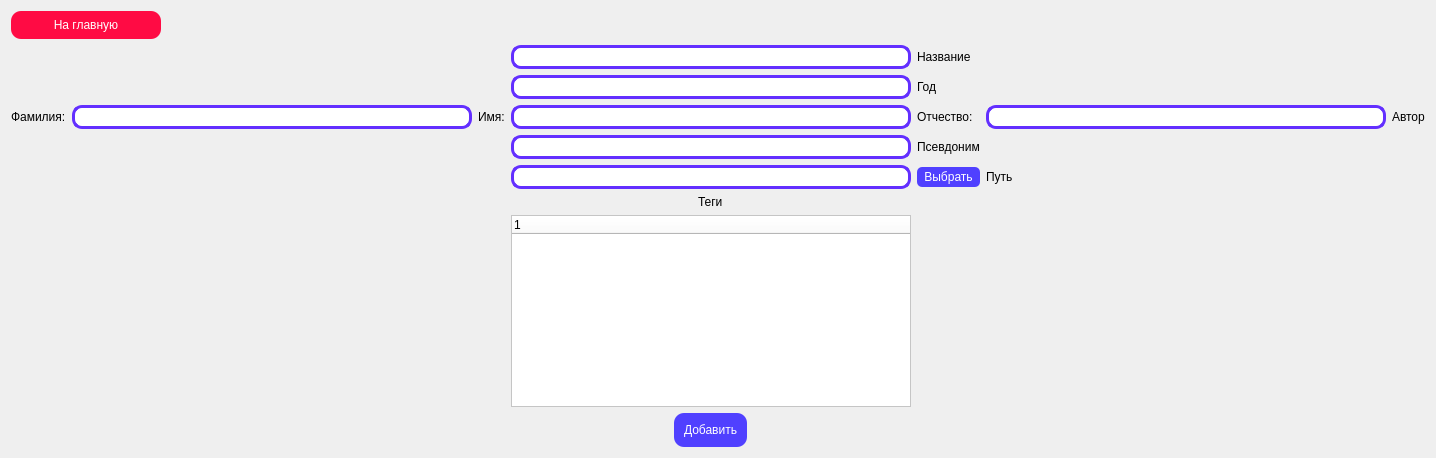
          <widget class="QWidget" name="add_book_window_in_stacked_widget">
           <layout class="QGridLayout" name="gridLayout_5">
            <item row="0" column="0">
             <widget class="QPushButton" name="back_to_main_window_add_book">
              <property name="maximumSize">
               <size>
                <width>150</width>
                <height>16777215</height>
               </size>
              </property>
              <property name="styleSheet">
               <string notr="true">background-color: rgb(255, 11, 68);
color: white;
font: 55 12pt &quot;MS Shell Dlg 2&quot;;
border-radius: 10px;
padding: 7px;</string>
              </property>
              <property name="text">
               <string>На главную</string>
              </property>
             </widget>
            </item>
            <item row="1" column="0">
             <layout class="QGridLayout" name="gridLayout_4">
              <item row="2" column="2" alignment="Qt::AlignRight">
               <widget class="QLabel" name="window_add_book_labelFirstName">
                <property name="styleSheet">
                 <string notr="true">font: 75 12pt &quot;MS Shell Dlg 2&quot;;</string>
                </property>
                <property name="text">
                 <string>Имя:</string>
                </property>
               </widget>
              </item>
              <item row="2" column="5">
               <widget class="QLineEdit" name="window_add_book_middlename">
                <property name="minimumSize">
                 <size>
                  <width>400</width>
                  <height>0</height>
                 </size>
                </property>
                <property name="styleSheet">
                 <string notr="true">background-color: rgb(255, 255, 255);
border-radius: 10px;
padding: 1px;
font: 55 12pt &quot;MS Shell Dlg 2&quot;;
border: 3px solid rgb(99, 47, 255);</string>
                </property>
               </widget>
              </item>
              <item row="2" column="4">
               <widget class="QLabel" name="window_add_book_labelMiddleName">
                <property name="styleSheet">
                 <string notr="true">font: 75 12pt &quot;MS Shell Dlg 2&quot;;</string>
                </property>
                <property name="text">
                 <string>Отчество:</string>
                </property>
               </widget>
              </item>
              <item row="2" column="6">
               <widget class="QLabel" name="window_add_book_labelAuthor">
                <property name="styleSheet">
                 <string notr="true">font: 75 12pt &quot;MS Shell Dlg 2&quot;;</string>
                </property>
                <property name="text">
                 <string>Автор</string>
                </property>
               </widget>
              </item>
              <item row="2" column="0" alignment="Qt::AlignRight">
               <widget class="QLabel" name="window_add_book_labelLastName">
                <property name="styleSheet">
                 <string notr="true">font: 75 12pt &quot;MS Shell Dlg 2&quot;;</string>
                </property>
                <property name="text">
                 <string>Фамилия:</string>
                </property>
               </widget>
              </item>
              <item row="2" column="1">
               <widget class="QLineEdit" name="window_add_book_lastname">
                <property name="minimumSize">
                 <size>
                  <width>400</width>
                  <height>0</height>
                 </size>
                </property>
                <property name="styleSheet">
                 <string notr="true">background-color: rgb(255, 255, 255);
border-radius: 10px;
padding: 1px;
font: 55 12pt &quot;MS Shell Dlg 2&quot;;
border: 3px solid rgb(99, 47, 255);</string>
                </property>
               </widget>
              </item>
              <item row="0" column="4">
               <widget class="QLabel" name="window_add_book_labelName">
                <property name="styleSheet">
                 <string notr="true">font: 75 12pt &quot;MS Shell Dlg 2&quot;;</string>
                </property>
                <property name="text">
                 <string>Название</string>
                </property>
               </widget>
              </item>
              <item row="0" column="3">
               <widget class="QLineEdit" name="window_add_book_name_book">
                <property name="minimumSize">
                 <size>
                  <width>400</width>
                  <height>0</height>
                 </size>
                </property>
                <property name="styleSheet">
                 <string notr="true">background-color: rgb(255, 255, 255);
border-radius: 10px;
padding: 1px;
font: 55 12pt &quot;MS Shell Dlg 2&quot;;
border: 3px solid rgb(99, 47, 255);</string>
                </property>
               </widget>
              </item>
              <item row="1" column="3">
               <widget class="QLineEdit" name="window_add_book_year">
                <property name="minimumSize">
                 <size>
                  <width>400</width>
                  <height>0</height>
                 </size>
                </property>
                <property name="styleSheet">
                 <string notr="true">background-color: rgb(255, 255, 255);
border-radius: 10px;
padding: 1px;
font: 55 12pt &quot;MS Shell Dlg 2&quot;;
border: 3px solid rgb(99, 47, 255);</string>
                </property>
               </widget>
              </item>
              <item row="1" column="4">
               <widget class="QLabel" name="window_add_book_labelYear">
                <property name="styleSheet">
                 <string notr="true">font: 75 12pt &quot;MS Shell Dlg 2&quot;;</string>
                </property>
                <property name="text">
                 <string>Год</string>
                </property>
               </widget>
              </item>
              <item row="11" column="3">
               <widget class="QTreeWidget" name="window_add_book_treeWidget">
                <property name="minimumSize">
                 <size>
                  <width>400</width>
                  <height>0</height>
                 </size>
                </property>
                <property name="styleSheet">
                 <string notr="true">background-color: rgb(255, 255, 255);</string>
                </property>
                <column>
                 <property name="text">
                  <string notr="true">1</string>
                 </property>
                </column>
               </widget>
              </item>
              <item row="14" column="3" alignment="Qt::AlignHCenter">
               <widget class="QPushButton" name="window_add_book_btn_add">
                <property name="styleSheet">
                 <string notr="true">background-color: rgb(80, 64, 255);
color: white;
font: 75 12pt &quot;MS Shell Dlg 2&quot;;
border-radius: 10px;
padding: 10px;</string>
                </property>
                <property name="text">
                 <string>Добавить</string>
                </property>
               </widget>
              </item>
              <item row="3" column="4">
               <widget class="QLabel" name="window_add_book_nickname">
                <property name="styleSheet">
                 <string notr="true">font: 75 12pt &quot;MS Shell Dlg 2&quot;;</string>
                </property>
                <property name="text">
                 <string>Псевдоним</string>
                </property>
               </widget>
              </item>
              <item row="3" column="3">
               <widget class="QLineEdit" name="window_add_book_nikname">
                <property name="minimumSize">
                 <size>
                  <width>400</width>
                  <height>0</height>
                 </size>
                </property>
                <property name="styleSheet">
                 <string notr="true">background-color: rgb(255, 255, 255);
border-radius: 10px;
padding: 1px;
font: 55 12pt &quot;MS Shell Dlg 2&quot;;
border: 3px solid rgb(99, 47, 255);</string>
                </property>
               </widget>
              </item>
              <item row="6" column="4">
               <widget class="QPushButton" name="window_add_book_btn_choose">
                <property name="maximumSize">
                 <size>
                  <width>16777215</width>
                  <height>16777215</height>
                 </size>
                </property>
                <property name="baseSize">
                 <size>
                  <width>150</width>
                  <height>0</height>
                 </size>
                </property>
                <property name="styleSheet">
                 <string notr="true">background-color: rgb(80, 64, 255);
color: white;
font: 35 12pt &quot;MS Shell Dlg 2&quot;;
border-radius: 5px;
padding: 3px;</string>
                </property>
                <property name="text">
                 <string>Выбрать</string>
                </property>
               </widget>
              </item>
              <item row="8" column="3" alignment="Qt::AlignHCenter">
               <widget class="QLabel" name="window_add_book_labelTags">
                <property name="styleSheet">
                 <string notr="true">font: 75 12pt &quot;MS Shell Dlg 2&quot;;</string>
                </property>
                <property name="text">
                 <string>Теги</string>
                </property>
               </widget>
              </item>
              <item row="6" column="5">
               <widget class="QLabel" name="window_add_book_labelPath">
                <property name="styleSheet">
                 <string notr="true">font: 75 12pt &quot;MS Shell Dlg 2&quot;;</string>
                </property>
                <property name="text">
                 <string>Путь</string>
                </property>
               </widget>
              </item>
              <item row="6" column="3">
               <widget class="QLineEdit" name="window_add_file_path">
                <property name="enabled">
                 <bool>true</bool>
                </property>
                <property name="sizePolicy">
                 <sizepolicy hsizetype="Expanding" vsizetype="Fixed">
                  <horstretch>0</horstretch>
                  <verstretch>100</verstretch>
                 </sizepolicy>
                </property>
                <property name="minimumSize">
                 <size>
                  <width>400</width>
                  <height>0</height>
                 </size>
                </property>
                <property name="styleSheet">
                 <string notr="true">background-color: rgb(255, 255, 255);
border-radius: 10px;
padding: 1px;
font: 55 12pt &quot;MS Shell Dlg 2&quot;;
border: 3px solid rgb(99, 47, 255);</string>
                </property>
               </widget>
              </item>
              <item row="2" column="3">
               <widget class="QLineEdit" name="window_add_book_firstname">
                <property name="minimumSize">
                 <size>
                  <width>400</width>
                  <height>0</height>
                 </size>
                </property>
                <property name="styleSheet">
                 <string notr="true">background-color: rgb(255, 255, 255);
border-radius: 10px;
padding: 1px;
font: 55 12pt &quot;MS Shell Dlg 2&quot;;
border: 3px solid rgb(99, 47, 255);</string>
                </property>
               </widget>
              </item>
             </layout>
            </item>
           </layout>
          </widget>
